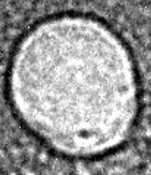
#> input picture bio-analysis-platform/backend/services/tem/Training Data/test10.png, 151 x 175 px
$ python -i tem_analyzerv1.py   (imports and definitions only)   (older library calls are emulated)
#> lines starting #> are read from the running program, lines starting #| are printed output that depends on the picture; after the words box and inside, x2 and y2 are one past the last pixel; in counts of white or black regions, pixels touching at a corner belong together
# tem_analyzer.py
import cv2
import numpy as np
from scipy import ndimage
from skimage import filters, measure, morphology, feature, segmentation


def compute_radial_intensity(img_gray, x, y, r, samples=10):
    """Intensity profile (center -> edge)."""
    h, w = img_gray.shape
    cx, cy, r = int(x), int(y), int(r)

    values = []
    for i in range(samples + 1):
        rr = int((i / samples) * r)
        px = min(max(cx + rr, 0), w - 1)
        py = min(max(cy, 0), h - 1)
        values.append(int(img_gray[py, px]))

    return {
        "center_intensity": values[0] if values else None,
        "edge_intensity": values[-1] if values else None,
        "mean_intensity": round(float(np.mean(values)), 2) if values else None,
        "radial_intensity": values,
    }


class TEMExosomeAnalyzer:
    """
    Analyze ONE image and return circles list.
    """

    def __init__(self, nm_per_pixel=0.5):
        self.nm_per_pixel = nm_per_pixel

        self.thresholds = {
            "focus_limit": 15,
            "mem_min_nm": 2.0,
            "mem_max_nm": 6.5,
            "contrast_min": 45,
            "min_size_pixels": 200,
            "min_solidity": 0.65,
        }

    def get_best_channel(self, bgr_img):
        channels = cv2.split(bgr_img)
        scores = [cv2.Laplacian(c, cv2.CV_64F).var() for c in channels]
        return channels[int(np.argmax(scores))]

    def classify_region(self, region, enhanced_img):
        """
        Returns: intact / not_intact / needs_review / background_noise
        """

        if region.area < self.thresholds["min_size_pixels"] or region.solidity < 0.5:
            return "background_noise"

        roi = enhanced_img[region.slice]
        lap_var = cv2.Laplacian(roi, cv2.CV_64F).var()
        is_focused = lap_var > self.thresholds["focus_limit"]

        has_contrast = float(region.mean_intensity) > self.thresholds["contrast_min"]

        if has_contrast and is_focused and region.solidity > self.thresholds["min_solidity"]:
            return "intact"
        if is_focused and region.solidity > self.thresholds["min_solidity"]:
            return "not_intact"
        return "needs_review"

    def detect_particles_voronoi(self, binary):
        distance = ndimage.distance_transform_edt(binary)

        local_max = feature.peak_local_max(
            distance,
            min_distance=15,
            threshold_abs=2,
            exclude_border=True,
        )

        if len(local_max) == 0:
            return measure.label(binary)

        markers = np.zeros(binary.shape, dtype=np.int32)
        for i, (y, x) in enumerate(local_max):
            markers[y, x] = i + 1

        labels = segmentation.watershed(-distance, markers, mask=binary)
        return labels

    def analyze_image(self, image_path: str):
#> called with image_path = 'Training Data/test10.png'
        bgr = cv2.imread(image_path)
#> bgr is the input picture: shape (175, 151, 3); min 0, max 255, mean 149.7
        if bgr is None:
            return []

        gray_best = self.get_best_channel(bgr)
#> in get_best_channel, `scores = [cv2.Laplacian(c, cv2.CV_64F).var() for c in channels]`: scores = [1005.9, 1005.9, 1005.9]

        clahe = cv2.createCLAHE(clipLimit=2.5, tileGridSize=(8, 8))
        enhanced = clahe.apply(gray_best)
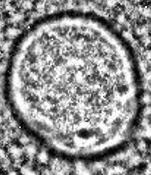
#> enhanced: shape (175, 151); min 1, max 255, mean 142

        thresh = filters.threshold_mean(enhanced)
#> thresh = 142
        binary = enhanced > thresh
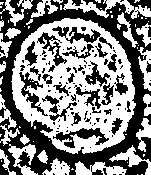
#> binary: shape (175, 151) bool; 51.8% white; 134 black regions (104 under 20 px), largest, box (x1, y1, x2, y2) and area: (0, 0, 151, 175) 8509, (53, 128, 109, 148) 442, (52, 26, 112, 49) 392
        binary = morphology.remove_small_objects(binary, min_size=100)
#> binary: shape (175, 151) bool; 49.1% white; 18 white regions, largest, box (x1, y1, x2, y2) and area: (11, 18, 136, 154) 8951, (63, 0, 151, 19) 615, (75, 161, 127, 175) 416
        binary = morphology.closing(binary, morphology.disk(3))
#> binary: shape (175, 151) bool; 64.4% white; 35 black regions (1 under 20 px)

        labels = self.detect_particles_voronoi(binary)
#> in detect_particles_voronoi, `distance = ndimage.distance_transform_edt(binary)`:
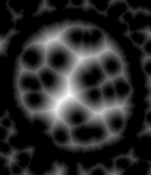
#> distance: shape (175, 151) float64; min 0, max 21.93, mean 3.5; drawn with min black and max white
#> in detect_particles_voronoi, `local_max = feature.peak_local_max( distance, min_distance=15, thresho..`: local_max = [[95, 68], [58, 80], [40, 50], [112, 101], [69, 23], [78, 108], [93, 22], [143, 72], [150, 30], [16, 16]]
#> the loop in detect_particles_voronoi, `for i, (y, x) in enumerate(local_max):` made 10 passes
#> after the loop in detect_particles_voronoi, `for i, (y, x) in enumerate(local_max):`:
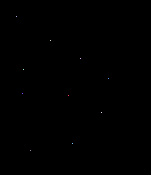
#> markers: shape (175, 151) int32; 11 distinct labels, from 0 to 10; one colour per label, 0 black
#> in detect_particles_voronoi, `labels = segmentation.watershed(-distance, markers, mask=binary)`:
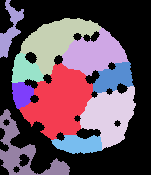
#> labels: shape (175, 151) int32; 11 distinct labels, from 0 to 10; one colour per label, 0 black
        regions = measure.regionprops(labels, intensity_image=enhanced)
#> regions = 10 regions; largest, box (x1, y1, x2, y2) and area: (19, 63, 93, 140) 3250, (80, 86, 136, 150) 2127, (20, 18, 101, 75) 2081, (62, 27, 129, 76) 1811, (0, 109, 70, 175) 1412

        circles = []
        for reg in regions:
            status = self.classify_region(reg, enhanced)
            if status == "background_noise":
                continue

            cy, cx = reg.centroid  # row,col
            r_px = max(3.0, float(reg.equivalent_diameter) / 2.0)

            diameter_nm = (
                round((r_px * 2.0) * self.nm_per_pixel, 2)
                if self.nm_per_pixel
                else None
            )

            circles.append(
                {
                    "number": None,
                    "x": round(float(cx), 2),
                    "y": round(float(cy), 2),
                    "r": round(float(r_px), 2),
                    "diameter_nm": diameter_nm,
                    "viability": status,
                    "intensity": compute_radial_intensity(gray_best, cx, cy, r_px),
                }
            )
#> this loop made 10 passes
#> (lap_var in classify_region, status, r_px, diameter_nm, r in compute_radial_intensity) on passes 1 to 10: (3920.1, 'intact', 32.16, 32.16, 32), (3843.9, 'intact', 24.01, 24.01, 24), (3741.3, 'intact', 25.74, 25.74, 25), (3391, 'intact', 26.02, 26.02, 26), (3517.5, 'intact', 14.15, 14.15, 14), (4392.4, 'intact', 15.96, 15.96, 15), (2392.3, 'intact', 11.73, 11.73, 11), (2115.1, 'intact', 15.04, 15.04, 15), (3030.7, 'needs_review', 21.2, 21.2, 21), (3624.6, 'needs_review', 13.35, 13.35, 13)
#> pass 1, in classify_region, `roi = enhanced_img[region.slice]`:
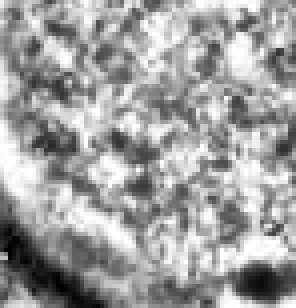
#> roi: shape (77, 74) (shown 4 times larger); min 2, max 255, mean 159.5
#> pass 3, in classify_region (call 3), `roi = enhanced_img[region.slice]`:
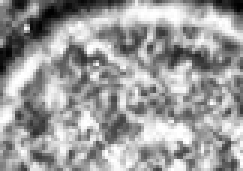
#> roi: shape (57, 81) (shown 3 times larger); min 1, max 255, mean 155.9
#> after the loop, circles = 10 items

        circles.sort(key=lambda c: c["r"], reverse=True)
        for idx, c in enumerate(circles, start=1):
            c["number"] = idx
#> this loop made 10 passes

        return circles


#def analyze_image_voronoi(image_path: str, nm_per_pixel: float = 0.5):
def analyze_image_rulebased(image_path: str, nm_per_pixel: float = 0.5):
    analyzer = TEMExosomeAnalyzer(nm_per_pixel=nm_per_pixel)
    return analyzer.analyze_image(image_path)

>>> result = TEMExosomeAnalyzer().analyze_image('Training Data/test10.png')
#> result = 10 items
